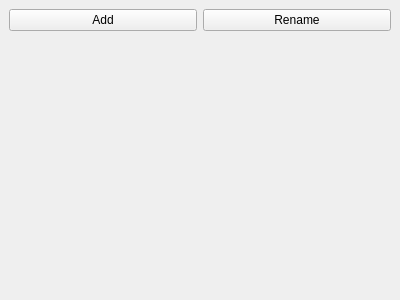
<?xml version="1.0" encoding="UTF-8"?>
<ui version="4.0">
 <class>LayersWidget</class>
 <widget class="QDockWidget" name="LayersWidget">
  <property name="geometry">
   <rect>
    <x>0</x>
    <y>0</y>
    <width>400</width>
    <height>300</height>
   </rect>
  </property>
  <property name="allowedAreas">
   <set>Qt::RightDockWidgetArea</set>
  </property>
  <property name="windowTitle">
   <string>Layers</string>
  </property>
  <widget class="QWidget" name="dockWidgetContents">
   <layout class="QVBoxLayout" name="verticalLayout">
    <item>
     <layout class="QHBoxLayout" name="horizontalLayout">
      <item>
       <widget class="QPushButton" name="addLayer">
        <property name="text">
         <string>Add</string>
        </property>
       </widget>
      </item>
      <item>
       <widget class="QPushButton" name="renameLayer">
        <property name="text">
         <string>Rename</string>
        </property>
       </widget>
      </item>
     </layout>
    </item>
    <item>
     <widget class="QWidget" name="layers" native="true">
      <layout class="QVBoxLayout" name="verticalLayout_2">
       <item>
        <spacer name="verticalSpacer">
         <property name="orientation">
          <enum>Qt::Vertical</enum>
         </property>
         <property name="sizeHint" stdset="0">
          <size>
           <width>20</width>
           <height>208</height>
          </size>
         </property>
        </spacer>
       </item>
      </layout>
     </widget>
    </item>
   </layout>
  </widget>
 </widget>
 <resources/>
 <connections/>
</ui>
